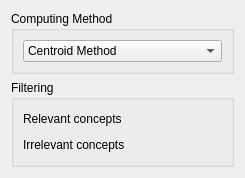
<?xml version="1.0" encoding="UTF-8"?>
<ui version="4.0">
 <class>Config</class>
 <widget class="QWidget" name="Config">
  <property name="geometry">
   <rect>
    <x>0</x>
    <y>0</y>
    <width>245</width>
    <height>164</height>
   </rect>
  </property>
  <property name="windowTitle">
   <string>Form</string>
  </property>
  <layout class="QVBoxLayout" name="verticalLayout_2">
   <item>
    <widget class="QGroupBox" name="groupBox_2">
     <property name="title">
      <string>Computing Method</string>
     </property>
     <layout class="QVBoxLayout" name="verticalLayout_3">
      <item>
       <widget class="QComboBox" name="Method">
        <item>
         <property name="text">
          <string>Centroid Method</string>
         </property>
        </item>
        <item>
         <property name="text">
          <string>Prototype Method</string>
         </property>
        </item>
       </widget>
      </item>
     </layout>
    </widget>
   </item>
   <item>
    <widget class="QGroupBox" name="groupBox">
     <property name="title">
      <string>Filtering</string>
     </property>
     <layout class="QVBoxLayout" name="verticalLayout">
      <item>
       <layout class="QHBoxLayout" name="_2">
        <item>
         <widget class="QLabel" name="textLabel1">
          <property name="whatsThis">
           <string/>
          </property>
          <property name="text">
           <string>Relevant concepts</string>
          </property>
          <property name="wordWrap">
           <bool>false</bool>
          </property>
         </widget>
        </item>
        <item>
         <spacer name="spacer2">
          <property name="orientation">
           <enum>Qt::Horizontal</enum>
          </property>
          <property name="sizeType">
           <enum>QSizePolicy::Expanding</enum>
          </property>
          <property name="sizeHint" stdset="0">
           <size>
            <width>40</width>
            <height>20</height>
           </size>
          </property>
         </spacer>
        </item>
        <item>
         <widget class="KIntNumInput" name="LMax">
          <property name="toolTip">
           <string>Maximum number of relevant concepts.</string>
          </property>
          <property name="whatsThis">
           <string>Specify the maximum number of relevant concepts used for the vectors of the description.</string>
          </property>
         </widget>
        </item>
       </layout>
      </item>
      <item>
       <layout class="QHBoxLayout" name="_3">
        <item>
         <widget class="QLabel" name="textLabel1bis">
          <property name="toolTip">
           <string/>
          </property>
          <property name="whatsThis">
           <string/>
          </property>
          <property name="text">
           <string>Irrelevant concepts</string>
          </property>
          <property name="wordWrap">
           <bool>false</bool>
          </property>
         </widget>
        </item>
        <item>
         <spacer name="spacer2bis">
          <property name="orientation">
           <enum>Qt::Horizontal</enum>
          </property>
          <property name="sizeType">
           <enum>QSizePolicy::Expanding</enum>
          </property>
          <property name="sizeHint" stdset="0">
           <size>
            <width>40</width>
            <height>20</height>
           </size>
          </property>
         </spacer>
        </item>
        <item>
         <widget class="KIntNumInput" name="LMin">
          <property name="toolTip">
           <string>Maximum number of irrelevant concepts.</string>
          </property>
          <property name="whatsThis">
           <string>Specify the maximum number of irrelevant concepts used for each vector of the description.</string>
          </property>
         </widget>
        </item>
       </layout>
      </item>
     </layout>
    </widget>
   </item>
  </layout>
 </widget>
 <customwidgets>
  <customwidget>
   <class>KIntNumInput</class>
   <extends>QWidget</extends>
   <header>knuminput.h</header>
  </customwidget>
 </customwidgets>
 <resources/>
 <connections/>
</ui>
